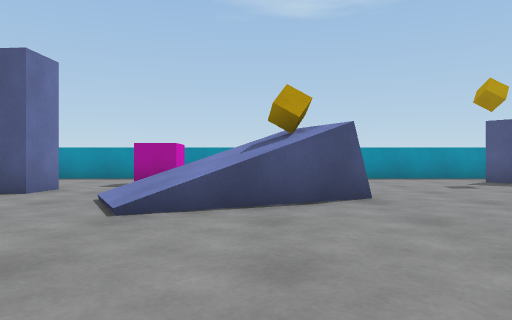
[1] (above)

19 first-person views from a walk through a 3-D level made in the Unity game engine. The camera is 0.6 m above the floor, looks level and sees 70° across. The floor is counted in squares, 1 m on a side. Each view is taken from the middle of a square. On the plan, view 1 faces up. The plan holds only what a view shows up to about 10 squares ahead; the rest is blank. The player character is not drawn.

[2]
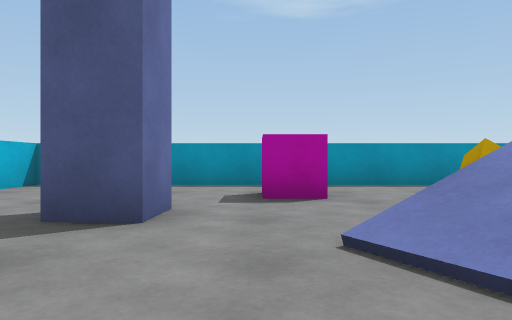

[3]
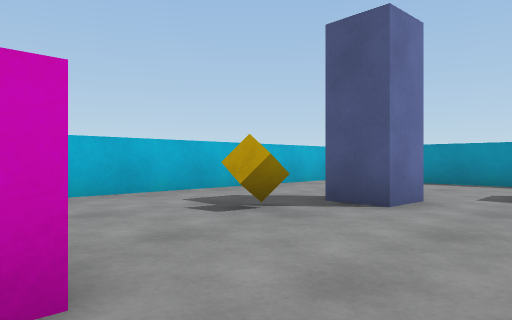

[4]
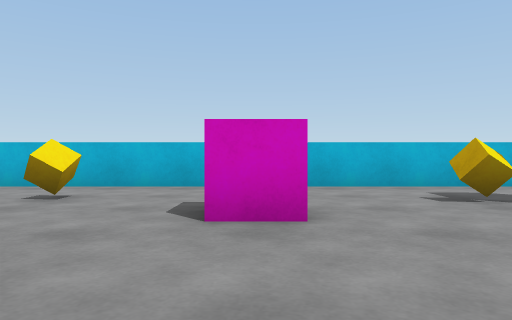

[5]
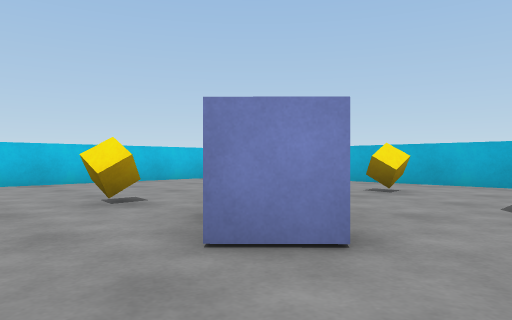

[6]
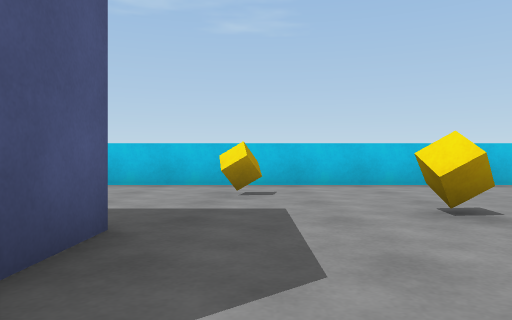

[7]
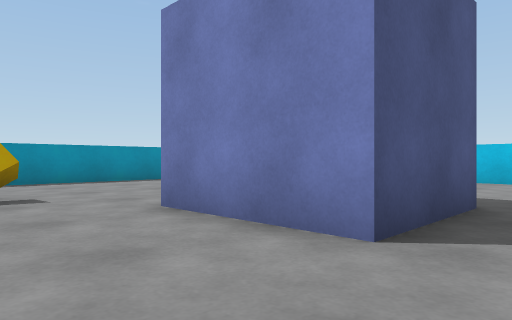

[8]
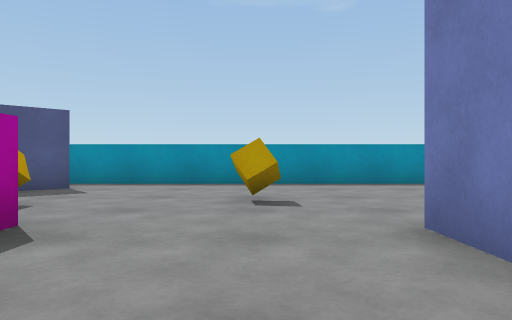

[9]
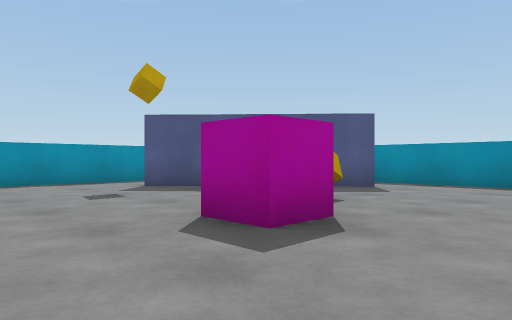

[10]
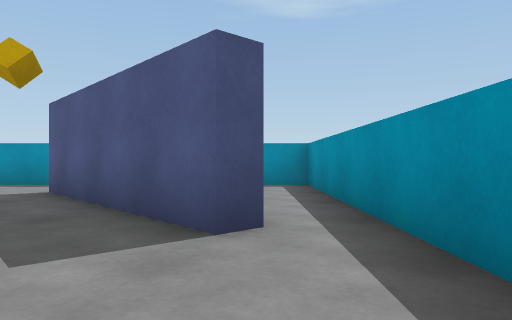

[11]
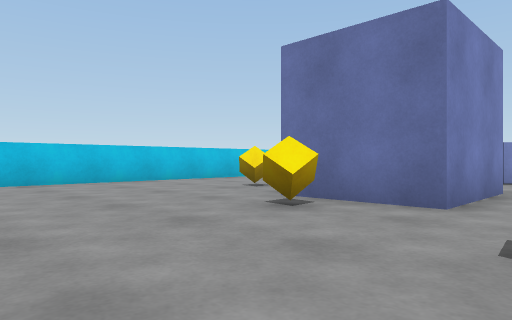

[12]
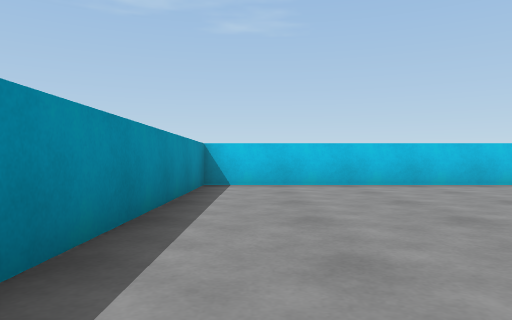

[13]
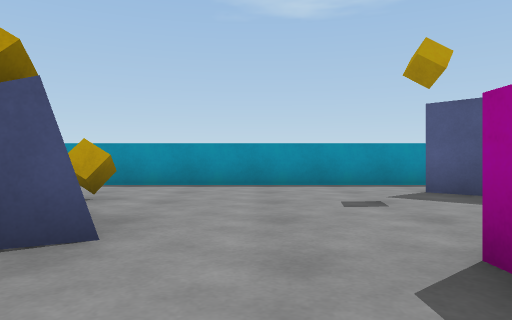

[14]
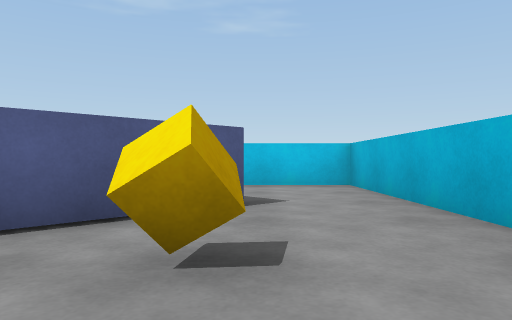

[15]
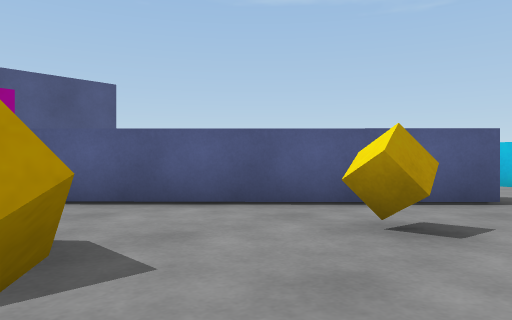

[16]
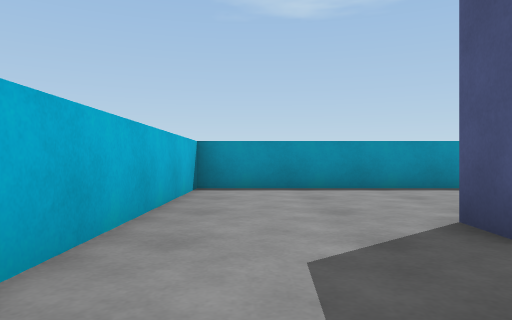

[17]
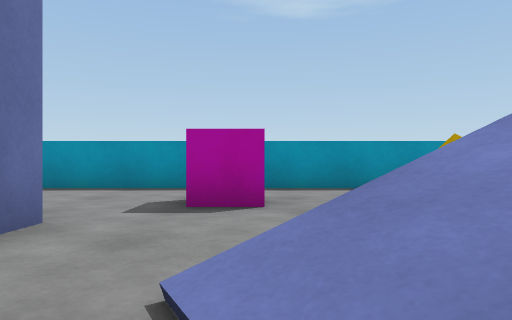

[18]
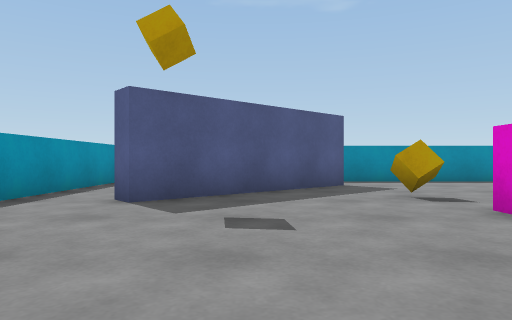

[19]
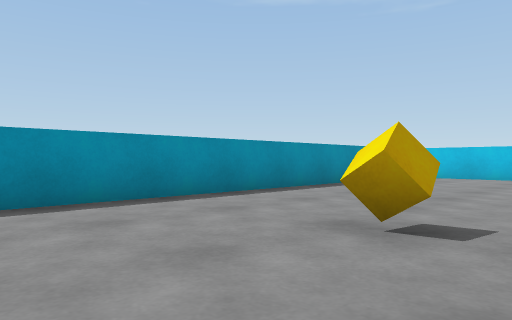

### Floor plan
Points are (right, up) in squares from view 1. A wall is a line through its corners. A room is listed if a view was taken in it or the views show most of it. See-through windows are left out.
Room 1 (views 1, 2, 3, 4, 5, 6, 7, 8, 9, 10, 11, 12, 13, 14, 15, 16, 17, 18, 19)
walls: (1.8, 5.7) (1.4, 5.5); (2.3, -2.2) (2.3, 0.5) (5.2, 0.5) (5.2, -1.9); (10.1, 6.3) (9.7, 5.9) (6.2, 9.8) (6.5, 10.1); (-5.9, -3.8) (-1.2, 0.7) (-0.5, 0); (-8.2, 0.9) (-8.2, -7.7) (11.2, -7.7) (11.2, 6.5); (7.5, 11.7) (-8.2, 11.7) (-8.2, 3.1)
ways out: opening at (7, 11) to room 2; opening at (11, 6) to room 2
objects: cube (-6, -1); cube (-6, 2); cube (-5, 5); block (-5, 7) to (-4, 7); pink cube (-4, 2); pink cube (-3, 9) to (-2, 9); cube (-1, -3); cube (0, 9); cube (1, -5); cube (4, -4); pink cube (5, 4) to (5, 5); cube (6, -1); cube (7, 2); cube (7, 5)
Room 2 (no view inside)
walls: (11.2, 6.5) (11.2, 11.7) (7.5, 11.7)
ways out: opening at (7, 11) to room 1; opening at (11, 6) to room 1

Where each view was taken, in squares from view 1:
view 1: 0 up, 0 right, facing up
view 2: 3 up, 3 left, facing up
view 3: 2 up, 2 left, facing up-left
view 4: 2 up, 0 right, facing left
view 5: 2 up, 1 right, facing down-left
view 6: 1 up, 1 right, facing down
view 7: 3 up, 1 right, facing down-right
view 8: 2 up, 2 right, facing right
view 9: 2 up, 2 right, facing up-right
view 10: 3 up, 10 right, facing up
view 11: 2 up, 10 right, facing down-left
view 12: 1 up, 10 right, facing down
view 13: 3 up, 3 right, facing up
view 14: 1 up, 6 left, facing down
view 15: 2 up, 7 left, facing down-right
view 16: 4 up, 7 left, facing up
view 17: 4 up, 2 left, facing up
view 18: 8 up, 1 right, facing right
view 19: 5 up, 6 right, facing down-right
